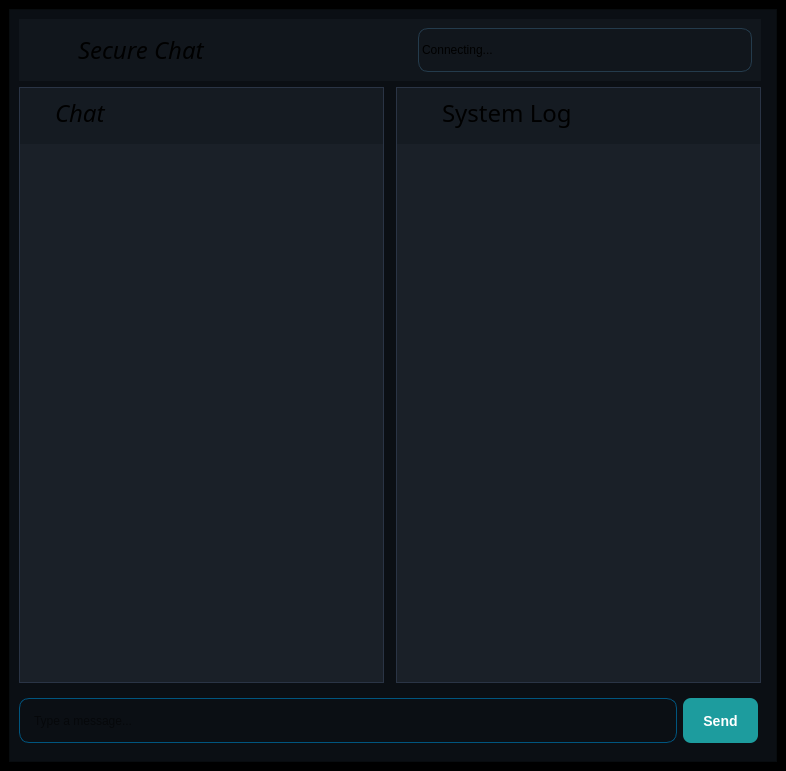
<?xml version="1.0" encoding="UTF-8"?>
<ui version="4.0">
 <class>ClientMainWindow</class>
 <widget class="QMainWindow" name="ClientMainWindow">
  <property name="geometry">
   <rect>
    <x>0</x>
    <y>0</y>
    <width>786</width>
    <height>771</height>
   </rect>
  </property>
  <property name="sizePolicy">
   <sizepolicy hsizetype="Ignored" vsizetype="Ignored">
    <horstretch>0</horstretch>
    <verstretch>0</verstretch>
   </sizepolicy>
  </property>
  <property name="windowTitle">
   <string>SecureChat — Client</string>
  </property>
  <property name="styleSheet">
   <string notr="true"/>
  </property>
  <widget class="QWidget" name="centralwidget">
   <property name="styleSheet">
    <string notr="true">background-color:black;</string>
   </property>
   <layout class="QVBoxLayout" name="verticalLayout_3">
    <item>
     <widget class="QFrame" name="Window">
      <property name="styleSheet">
       <string notr="true">
background:#0B0F14;</string>
      </property>
      <property name="frameShape">
       <enum>QFrame::Shape::StyledPanel</enum>
      </property>
      <property name="frameShadow">
       <enum>QFrame::Shadow::Raised</enum>
      </property>
      <layout class="QGridLayout" name="gridLayout">
       <item row="1" column="2">
        <widget class="QFrame" name="Frame_SystemLog">
         <property name="styleSheet">
          <string notr="true">background-color:#151B22;
border:0.5px solid #2A3445;
</string>
         </property>
         <property name="frameShape">
          <enum>QFrame::Shape::StyledPanel</enum>
         </property>
         <property name="frameShadow">
          <enum>QFrame::Shadow::Raised</enum>
         </property>
         <layout class="QVBoxLayout" name="verticalLayout_2">
          <property name="leftMargin">
           <number>0</number>
          </property>
          <property name="topMargin">
           <number>0</number>
          </property>
          <property name="rightMargin">
           <number>0</number>
          </property>
          <property name="bottomMargin">
           <number>0</number>
          </property>
          <item>
           <layout class="QHBoxLayout" name="horizontalLayout_5">
            <property name="leftMargin">
             <number>9</number>
            </property>
            <item>
             <widget class="QLabel" name="Systemlog_icon">
              <property name="minimumSize">
               <size>
                <width>30</width>
                <height>30</height>
               </size>
              </property>
              <property name="maximumSize">
               <size>
                <width>30</width>
                <height>30</height>
               </size>
              </property>
              <property name="styleSheet">
               <string notr="true">border:none;</string>
              </property>
              <property name="text">
               <string/>
              </property>
              <property name="pixmap">
               <pixmap resource="resource.qrc">:/images/log.png</pixmap>
              </property>
              <property name="scaledContents">
               <bool>true</bool>
              </property>
             </widget>
            </item>
            <item>
             <widget class="QLabel" name="label_LogHeader">
              <property name="minimumSize">
               <size>
                <width>0</width>
                <height>50</height>
               </size>
              </property>
              <property name="font">
               <font>
                <family>Monotype Corsiva</family>
                <pointsize>18</pointsize>
               </font>
              </property>
              <property name="styleSheet">
               <string notr="true">border :none;</string>
              </property>
              <property name="text">
               <string>System Log</string>
              </property>
             </widget>
            </item>
           </layout>
          </item>
          <item>
           <widget class="QTextEdit" name="textEdit_Log">
            <property name="styleSheet">
             <string notr="true">border:none;
background-color:#1A2028;</string>
            </property>
            <property name="readOnly">
             <bool>true</bool>
            </property>
           </widget>
          </item>
         </layout>
        </widget>
       </item>
       <item row="1" column="0">
        <widget class="QFrame" name="Chat">
         <property name="sizePolicy">
          <sizepolicy hsizetype="Preferred" vsizetype="Preferred">
           <horstretch>0</horstretch>
           <verstretch>0</verstretch>
          </sizepolicy>
         </property>
         <property name="styleSheet">
          <string notr="true">background-color:#151B22;
border:0.5px solid #2A3445;</string>
         </property>
         <property name="frameShape">
          <enum>QFrame::Shape::StyledPanel</enum>
         </property>
         <property name="frameShadow">
          <enum>QFrame::Shadow::Raised</enum>
         </property>
         <layout class="QVBoxLayout" name="verticalLayout">
          <property name="spacing">
           <number>6</number>
          </property>
          <property name="leftMargin">
           <number>0</number>
          </property>
          <property name="topMargin">
           <number>0</number>
          </property>
          <property name="rightMargin">
           <number>0</number>
          </property>
          <property name="bottomMargin">
           <number>0</number>
          </property>
          <item>
           <layout class="QHBoxLayout" name="horizontalLayout_4">
            <property name="leftMargin">
             <number>9</number>
            </property>
            <item>
             <widget class="QLabel" name="chat_icon">
              <property name="minimumSize">
               <size>
                <width>20</width>
                <height>30</height>
               </size>
              </property>
              <property name="maximumSize">
               <size>
                <width>30</width>
                <height>30</height>
               </size>
              </property>
              <property name="styleSheet">
               <string notr="true">border:none;</string>
              </property>
              <property name="text">
               <string/>
              </property>
              <property name="pixmap">
               <pixmap resource="resource.qrc">:/images/chat_icon.png</pixmap>
              </property>
              <property name="scaledContents">
               <bool>true</bool>
              </property>
              <property name="alignment">
               <set>Qt::AlignmentFlag::AlignHCenter|Qt::AlignmentFlag::AlignTop</set>
              </property>
             </widget>
            </item>
            <item>
             <widget class="QLabel" name="chat_label">
              <property name="sizePolicy">
               <sizepolicy hsizetype="Expanding" vsizetype="Fixed">
                <horstretch>0</horstretch>
                <verstretch>0</verstretch>
               </sizepolicy>
              </property>
              <property name="minimumSize">
               <size>
                <width>0</width>
                <height>50</height>
               </size>
              </property>
              <property name="font">
               <font>
                <family>Monotype Corsiva</family>
                <pointsize>18</pointsize>
                <italic>true</italic>
               </font>
              </property>
              <property name="styleSheet">
               <string notr="true">QLabel {
	border: none;
    padding: 0px;
    margin: 0px;
}</string>
              </property>
              <property name="text">
               <string>Chat</string>
              </property>
             </widget>
            </item>
           </layout>
          </item>
          <item>
           <widget class="QTextEdit" name="textEdit_ChatDisplay">
            <property name="layoutDirection">
             <enum>Qt::LayoutDirection::LeftToRight</enum>
            </property>
            <property name="styleSheet">
             <string notr="true">border:none;
background-color:#1A2028;</string>
            </property>
            <property name="readOnly">
             <bool>true</bool>
            </property>
           </widget>
          </item>
         </layout>
        </widget>
       </item>
       <item row="0" column="0" colspan="3">
        <widget class="QFrame" name="upperportion">
         <property name="styleSheet">
          <string notr="true">background-color:#11161C;
border:none;</string>
         </property>
         <property name="frameShape">
          <enum>QFrame::Shape::StyledPanel</enum>
         </property>
         <property name="frameShadow">
          <enum>QFrame::Shadow::Raised</enum>
         </property>
         <layout class="QHBoxLayout" name="horizontalLayout_3">
          <property name="leftMargin">
           <number>0</number>
          </property>
          <property name="topMargin">
           <number>0</number>
          </property>
          <property name="rightMargin">
           <number>0</number>
          </property>
          <item>
           <layout class="QHBoxLayout" name="horizontalLayout">
            <property name="leftMargin">
             <number>9</number>
            </property>
            <property name="topMargin">
             <number>9</number>
            </property>
            <property name="rightMargin">
             <number>9</number>
            </property>
            <item>
             <widget class="QLabel" name="secure_icon">
              <property name="sizePolicy">
               <sizepolicy hsizetype="Fixed" vsizetype="Fixed">
                <horstretch>0</horstretch>
                <verstretch>0</verstretch>
               </sizepolicy>
              </property>
              <property name="minimumSize">
               <size>
                <width>0</width>
                <height>44</height>
               </size>
              </property>
              <property name="maximumSize">
               <size>
                <width>44</width>
                <height>44</height>
               </size>
              </property>
              <property name="sizeIncrement">
               <size>
                <width>8</width>
                <height>0</height>
               </size>
              </property>
              <property name="accessibleDescription">
               <string/>
              </property>
              <property name="autoFillBackground">
               <bool>false</bool>
              </property>
              <property name="text">
               <string/>
              </property>
              <property name="pixmap">
               <pixmap resource="resource.qrc">:/images/images.png</pixmap>
              </property>
              <property name="scaledContents">
               <bool>true</bool>
              </property>
              <property name="alignment">
               <set>Qt::AlignmentFlag::AlignRight|Qt::AlignmentFlag::AlignTop|Qt::AlignmentFlag::AlignTrailing</set>
              </property>
             </widget>
            </item>
            <item>
             <widget class="QLabel" name="label">
              <property name="font">
               <font>
                <family>Monotype Corsiva</family>
                <pointsize>18</pointsize>
                <italic>true</italic>
               </font>
              </property>
              <property name="text">
               <string>Secure Chat </string>
              </property>
             </widget>
            </item>
            <item>
             <widget class="QLabel" name="label_IdentityDisplay">
              <property name="styleSheet">
               <string notr="true">border : 0.5px solid rgb(36, 59, 76);
border-radius:10px;</string>
              </property>
              <property name="text">
               <string>Connecting...</string>
              </property>
              <property name="alignment">
               <set>Qt::AlignmentFlag::AlignLeading|Qt::AlignmentFlag::AlignLeft|Qt::AlignmentFlag::AlignVCenter</set>
              </property>
             </widget>
            </item>
           </layout>
          </item>
         </layout>
        </widget>
       </item>
       <item row="2" column="0" colspan="4">
        <widget class="QFrame" name="frame">
         <property name="styleSheet">
          <string notr="true">border:none;</string>
         </property>
         <property name="frameShape">
          <enum>QFrame::Shape::StyledPanel</enum>
         </property>
         <property name="frameShadow">
          <enum>QFrame::Shadow::Raised</enum>
         </property>
         <layout class="QHBoxLayout" name="horizontalLayout_2">
          <property name="leftMargin">
           <number>0</number>
          </property>
          <item>
           <widget class="QLineEdit" name="lineEdit_ChatMsg">
            <property name="minimumSize">
             <size>
              <width>0</width>
              <height>45</height>
             </size>
            </property>
            <property name="maximumSize">
             <size>
              <width>16777215</width>
              <height>45</height>
             </size>
            </property>
            <property name="styleSheet">
             <string notr="true">
border: 1px solid #3a4050;
 border-radius: 8px;
 padding: 8px 12px;
 
border :  1px solid  rgb(0, 85, 127);
border-radius:10px;</string>
            </property>
            <property name="placeholderText">
             <string>Type a message...</string>
            </property>
           </widget>
          </item>
          <item>
           <widget class="QPushButton" name="sendButton">
            <property name="minimumSize">
             <size>
              <width>50</width>
              <height>45</height>
             </size>
            </property>
            <property name="styleSheet">
             <string notr="true">QPushButton#sendButton {
    background-color: rgb(29, 156, 158);
    color: #ffffff;
    font-size: 14px;
    font-weight: bold;
    border: none;
    border-radius: 8px;
    padding: 10px 20px;
}
QPushButton#sendButton:hover {
    background-color: #4d9a74;
}
QPushButton#sendButton:pressed {
    background-color: #2d6a4e;
}
</string>
            </property>
            <property name="text">
             <string>Send</string>
            </property>
           </widget>
          </item>
         </layout>
        </widget>
       </item>
      </layout>
     </widget>
    </item>
   </layout>
  </widget>
 </widget>
 <resources>
  <include location="resource.qrc"/>
 </resources>
 <connections/>
</ui>
